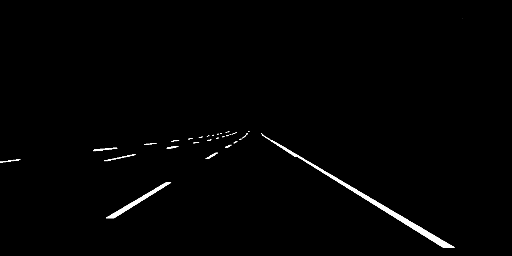
#> input picture solidlane_and_dashlane_test/pca/245.png, 512 x 256 px
$ python pca_1.py
#> lines starting #> are read from the running program, lines starting #| are printed output that depends on the picture
import cv2
import numpy as np
import matplotlib.pyplot as plt
from sklearn.decomposition import PCA

# [25 lines of commented-out code are left out]

from PIL import Image
import numpy as np
import matplotlib.pyplot as plt


im = np.array(Image.open('245.png').convert('L'))
#> im is the input picture: shape (256, 512); min 0, max 255, mean 2.9
height, width = im.shape[0:2]  # height：图片的高；width：图像的宽
#> height = 256; width = 512
points = []
for i in range(height):
    for j in range(width):
        if im[i, j] < 128.0:  # 小于128的灰度值当作黑点取出来
            points.append([float(j), float(height) - float(i)])  # 以图片的左下角为坐标系的原点
print(points)
#> (printed output is left out)
im_X = np.mat(points).T  # 转置之后，行表示维度（x和y），每列表示一个点（样本）
print('im_X=', im_X, 'shape=', im_X.shape)

"""
# 使用PCA的步骤：
1）将原始数据按列组成 d 行 n 列矩阵 X
重要说明：d对应的就是数据的字段（或叫特征、维），而n表示n条记录（或叫样本），即每1列对应1个样本，之所以行和列这样安排，是为了与数学公式保持一致，很多文章对这一点都没有明确的说明，导致计算的方式各有不同，让人产生不必要的困惑
2）将 X 的每个维（行）进行零均值化，即将行的每个元素减去这一行的均值
3）求出 X 的协方差矩阵 C，即 X 乘 X 的转置
4）求出 C 所有的特征值及对应的特征向量
5）将特征向量按对应特征值大小从上到下按行排列成矩阵，取前 k 行组成矩阵 E
6）Y=EX 即为降维到 k 维后的数据
"""


def pca(X, k=1):  # 降为k维
#> called with X = array of shape (2, 129607), k = 1
    d, n = X.shape
#> d = 2; n = 129607
    mean_X = np.mean(X, axis=1)  # axis为0表示计算每列的均值，为1表示计算每行均值
#> mean_X = [[255.2], [129.2]]
    print('mean_X=', mean_X)
    X = X - mean_X
    # 计算不同维度间的协方差，而不是样本间的协方差，方法1：
    C = np.dot(X, X.T)
    e, EV = np.linalg.eig(np.mat(C))  # 求协方差的特征值和特征向量，e为特征值，EV为特征向量
#> e = [2.84e+09, 708064440.3]; EV = [[1, -0.00281], [0.00281, 1]]
    print('C=', C)
    print('e=', e)
    print('EV=', EV)
    e_idx = np.argsort(-e)[:k]  # 获取前k个最大的特征值对应的下标（注：这里使用对负e排序的技巧，反而让原本最大的排在前面）
#> e_idx = [0]
    EV_main = EV[:, e_idx]  # 获取特征值（下标）对应的特征向量，作为主成分
#> EV_main = [[1], [0.00281]]
    print('e_idx=', e_idx, 'EV_main=', EV_main)
    low_X = np.dot(EV_main.T, X)  # 这就是我们要的原始数据集在主成分上的投影结果
    return low_X, EV_main, mean_X


low_X, EV_main, mean_X = pca(im_X)
print("low_X=", low_X)
print("EV_main=", EV_main)
recon_X = np.dot(EV_main, low_X) + mean_X  # 把投影结果重构为二维表示，以便可以画出来直观的看到
print("recon_X.shape=", recon_X.shape)

fig = plt.figure()
ax = fig.add_subplot(111)
ax.scatter(im_X[0].A[0], im_X[1].A[0], s=1, alpha=0.5)
ax.scatter(recon_X[0].A[0], recon_X[1].A[0], marker='*', s=100, c='blue', edgecolors='white')
plt.show()
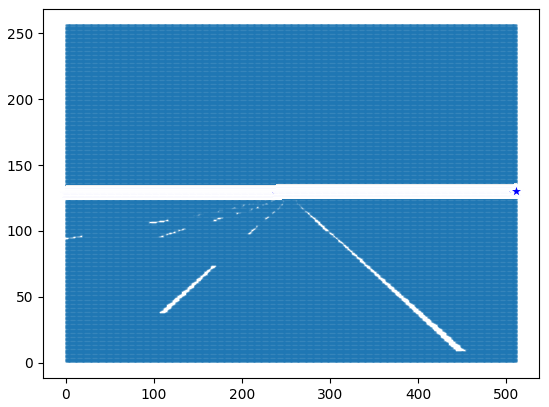
#> figure drawn by matplotlib, 1 panel

$ run again, with solidlane_and_dashlane_test/pca/2.png copied over solidlane_and_dashlane_test/pca/245.png
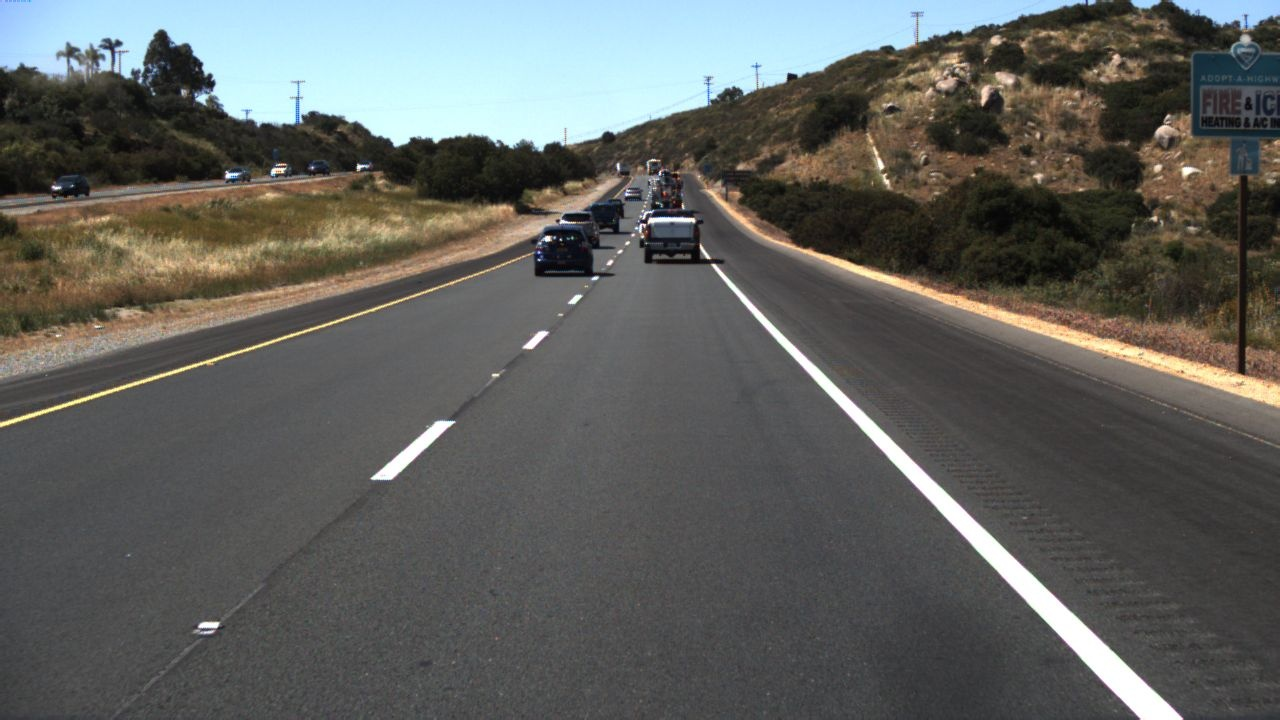
#> input picture solidlane_and_dashlane_test/pca/2.png, 1280 x 720 px
#> `im = np.array(Image.open('245.png').convert('L'))`:
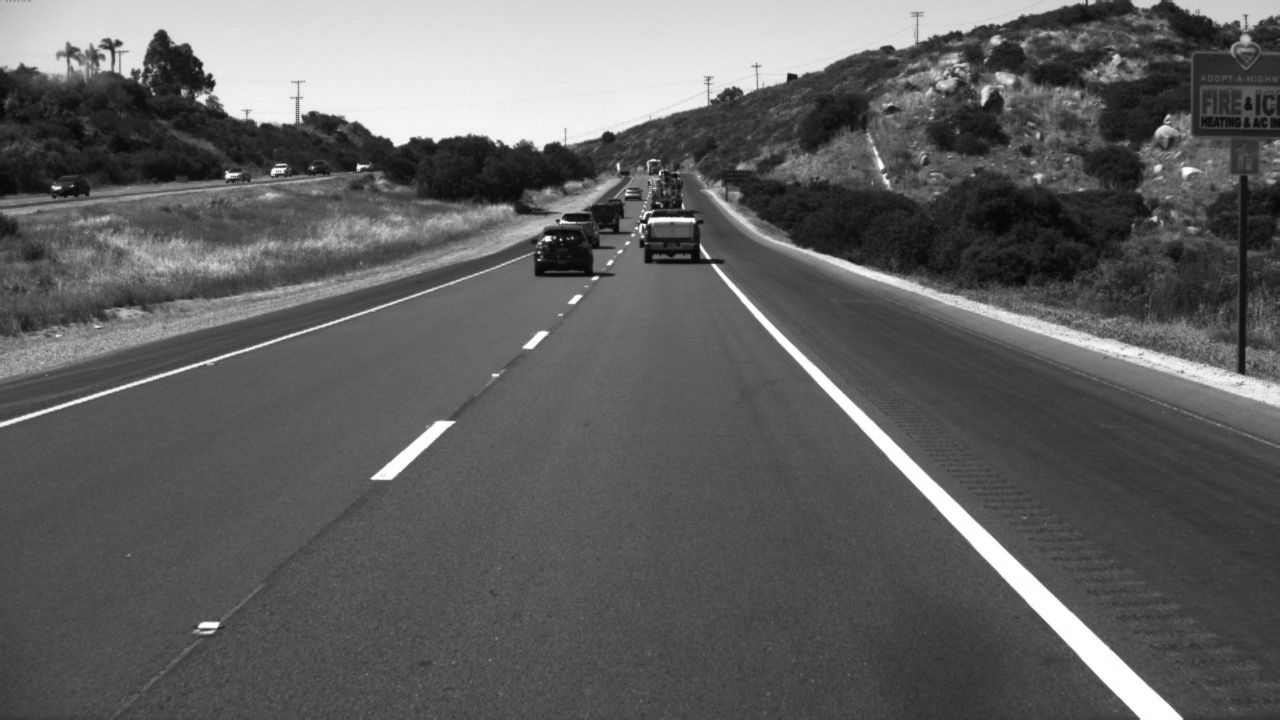
#> im: shape (720, 1280); min 1, max 255, mean 96.3
#> (printed output is left out)
#> `plt.show()`:
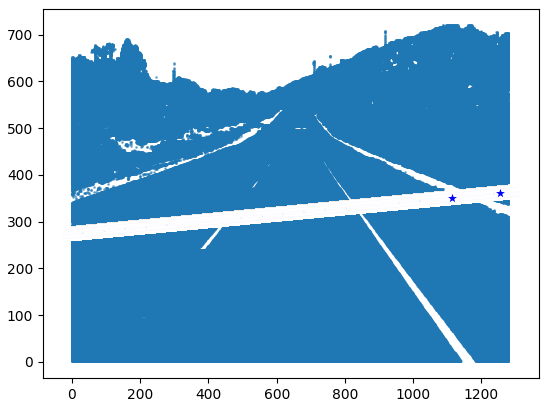
#> figure drawn by matplotlib, 1 panel

$ run again, with solidlane_and_dashlane_test/pca/1.png copied over solidlane_and_dashlane_test/pca/245.png
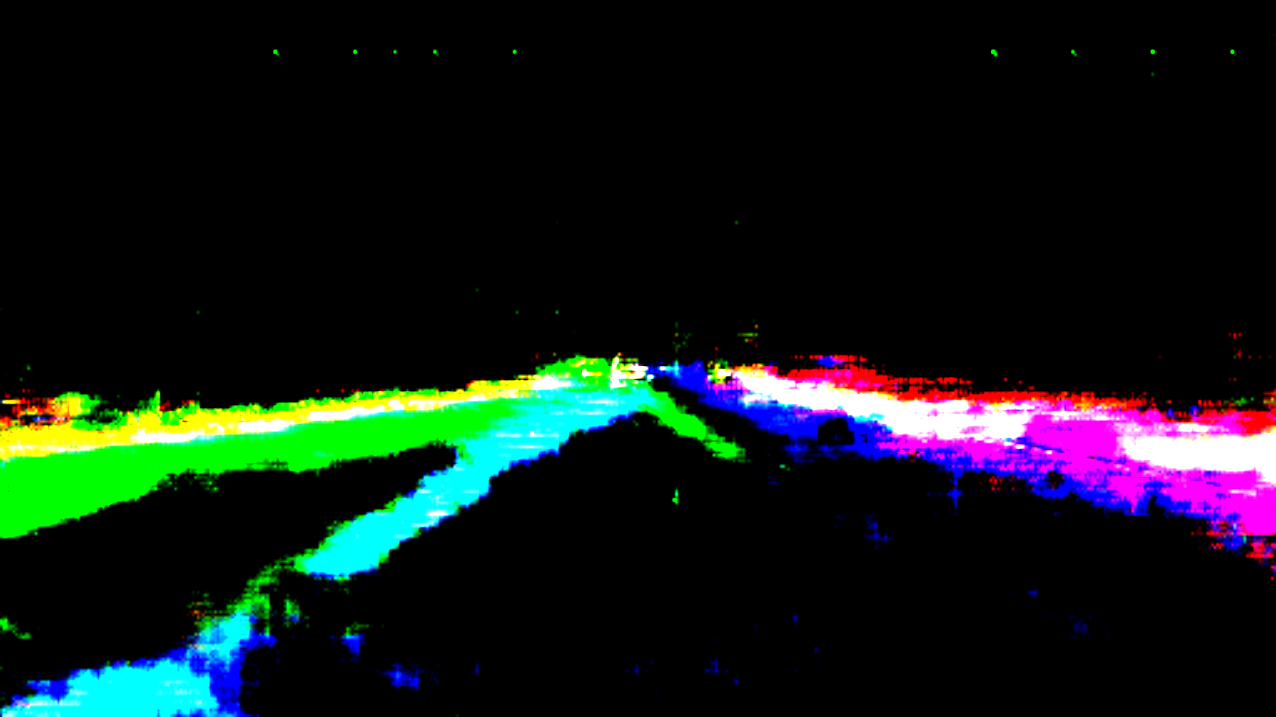
#> input picture solidlane_and_dashlane_test/pca/1.png, 1276 x 717 px
#> `im = np.array(Image.open('245.png').convert('L'))`:
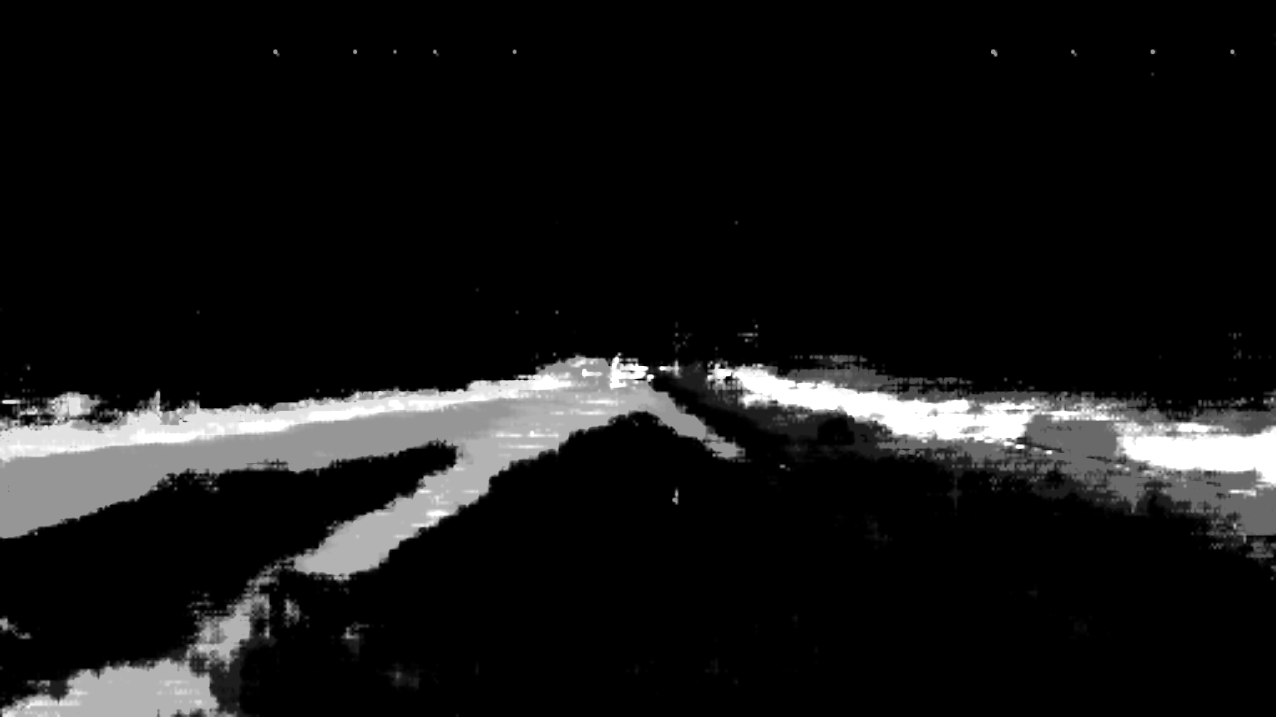
#> im: shape (717, 1276); min 0, max 255, mean 22.1
#> (printed output is left out)
#> `plt.show()`:
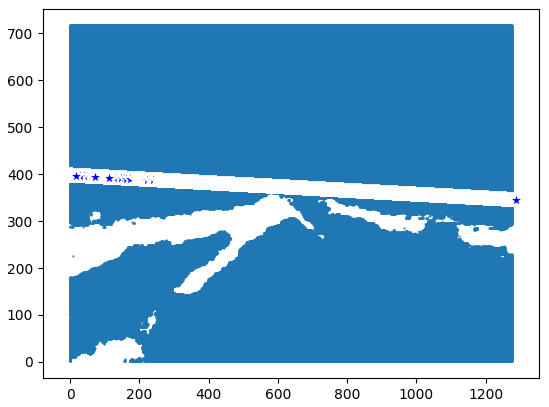
#> figure drawn by matplotlib, 1 panel
